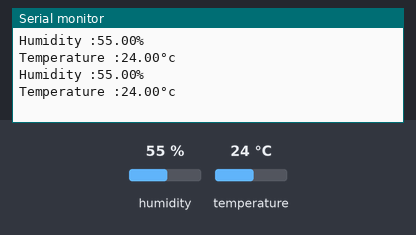
Bench run of a sketch on a simulated ESP32. On the bench: the last lines printed to the serial monitor. The inputs (shaded band) are chosen by the test bench; at power-on: humidity 55 %, temperature 24 °C.

Above: at 2.8 s.
2.9 s: humidity set to 22 %
At 4.5 s:
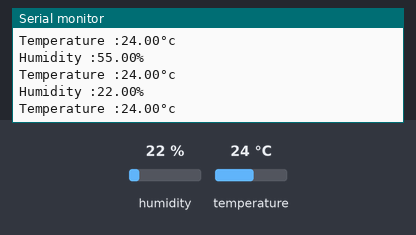
5.6 s: temperature set to 12 °C
At 6.9 s:
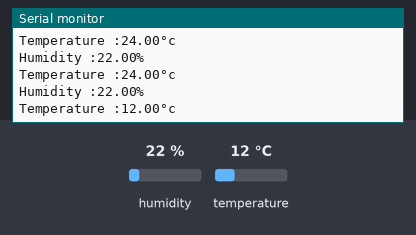
8.3 s: humidity set to 40 %
At 11.6 s:
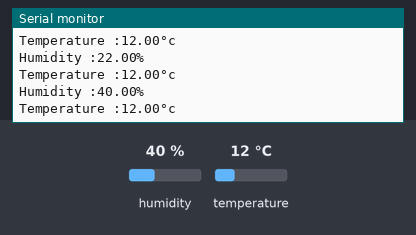
Timing chart, 0 to 13.1 s (numbered marks = the images above; inputs shaded):
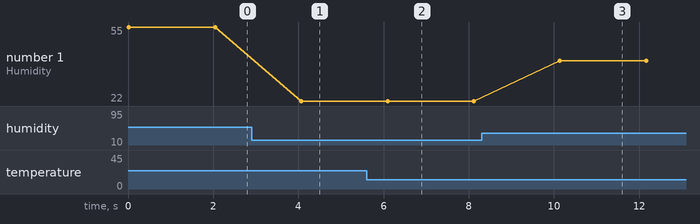

Measured:
- after the input at 2.9 s, the serial monitor: prints a new line after 1.2 s (image 1)
- after the input at 5.6 s, the serial monitor: prints a new line after 0.49 s (image 2)
- after the input at 8.3 s, the serial monitor: prints a new line after 1.8 s (image 3)
- plotted number 1: 55 → 22 after the input at 2.9 s, 22 → 40 after the input at 8.3 s

The sketch:

program.ino
```cpp
//Caution --> This is Arduino program  not for ESP32

#include <DHT11.h>
#define DHT_PIN 8
#define DHT_TYPE 11

DHT dht(DHT_PIN,DHT_TYPE);

void main(){
  dht.begin();
  Serial.begin(9600);
}
void loop(){
  float Temperature = dht.readTemperature();
  float Humidity = dht.readHumidity();
  Serial.print("Humidity :");
  Serial.print(Humidity);
  Serial.println("%");

  Serial.print("Temperature :");
  Serial.print(Temperature);
  Serial.println("°c");

  delay(2000);
}
```
